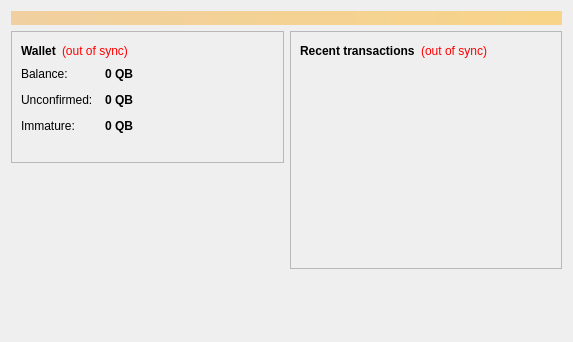
<?xml version="1.0" encoding="UTF-8"?>
<ui version="4.0">
 <class>OverviewPage</class>
 <widget class="QWidget" name="OverviewPage">
  <property name="geometry">
   <rect>
    <x>0</x>
    <y>0</y>
    <width>573</width>
    <height>342</height>
   </rect>
  </property>
  <property name="windowTitle">
   <string>Form</string>
  </property>
  <layout class="QVBoxLayout" name="topLayout">
   <item>
    <widget class="QLabel" name="labelAlerts">
     <property name="visible">
      <bool>false</bool>
     </property>
     <property name="styleSheet">
      <string notr="true">background-color: qlineargradient(x1: 0, y1: 0, x2: 1, y2: 0, stop:0 #F0D0A0, stop:1 #F8D488); color:#000000;</string>
     </property>
     <property name="wordWrap">
      <bool>true</bool>
     </property>
     <property name="margin">
      <number>3</number>
     </property>
    </widget>
   </item>
   <item>
    <layout class="QHBoxLayout" name="horizontalLayout" stretch="1,1">
     <item>
      <layout class="QVBoxLayout" name="verticalLayout_2">
       <item>
        <widget class="QFrame" name="frame">
         <property name="frameShape">
          <enum>QFrame::StyledPanel</enum>
         </property>
         <property name="frameShadow">
          <enum>QFrame::Raised</enum>
         </property>
         <layout class="QVBoxLayout" name="verticalLayout_4">
          <item>
           <layout class="QHBoxLayout" name="horizontalLayout_4">
            <item>
             <widget class="QLabel" name="label_5">
              <property name="font">
               <font>
                <weight>75</weight>
                <bold>true</bold>
               </font>
              </property>
              <property name="text">
               <string>Wallet</string>
              </property>
             </widget>
            </item>
            <item>
             <widget class="QLabel" name="labelWalletStatus">
              <property name="toolTip">
               <string>&lt;html&gt;&lt;head/&gt;&lt;body&gt;&lt;p&gt;The displayed information may be out of date. Your wallet automatically synchronizes with the Quarkbar network after a connection is established, but this process has not completed yet.&lt;/p&gt;&lt;/body&gt;&lt;/html&gt;</string>
              </property>
              <property name="styleSheet">
               <string notr="true">QLabel { color: red; }</string>
              </property>
              <property name="text">
               <string notr="true">(out of sync)</string>
              </property>
              <property name="alignment">
               <set>Qt::AlignLeading|Qt::AlignLeft|Qt::AlignVCenter</set>
              </property>
             </widget>
            </item>
            <item>
             <spacer name="horizontalSpacer_2">
              <property name="orientation">
               <enum>Qt::Horizontal</enum>
              </property>
              <property name="sizeHint" stdset="0">
               <size>
                <width>40</width>
                <height>20</height>
               </size>
              </property>
             </spacer>
            </item>
           </layout>
          </item>
          <item>
           <layout class="QFormLayout" name="formLayout_2">
            <property name="fieldGrowthPolicy">
             <enum>QFormLayout::AllNonFixedFieldsGrow</enum>
            </property>
            <property name="horizontalSpacing">
             <number>12</number>
            </property>
            <property name="verticalSpacing">
             <number>12</number>
            </property>
            <item row="0" column="0">
             <widget class="QLabel" name="label">
              <property name="text">
               <string>Balance:</string>
              </property>
             </widget>
            </item>
            <item row="0" column="1">
             <widget class="QLabel" name="labelBalance">
              <property name="font">
               <font>
                <weight>75</weight>
                <bold>true</bold>
               </font>
              </property>
              <property name="cursor">
               <cursorShape>IBeamCursor</cursorShape>
              </property>
              <property name="toolTip">
               <string>Your current balance</string>
              </property>
              <property name="text">
               <string notr="true">0 QB</string>
              </property>
              <property name="textInteractionFlags">
               <set>Qt::LinksAccessibleByMouse|Qt::TextSelectableByKeyboard|Qt::TextSelectableByMouse</set>
              </property>
             </widget>
            </item>
            <item row="1" column="0">
             <widget class="QLabel" name="label_3">
              <property name="text">
               <string>Unconfirmed:</string>
              </property>
             </widget>
            </item>
            <item row="1" column="1">
             <widget class="QLabel" name="labelUnconfirmed">
              <property name="font">
               <font>
                <weight>75</weight>
                <bold>true</bold>
               </font>
              </property>
              <property name="cursor">
               <cursorShape>IBeamCursor</cursorShape>
              </property>
              <property name="toolTip">
               <string>Total of transactions that have yet to be confirmed, and do not yet count toward the current balance</string>
              </property>
              <property name="text">
               <string notr="true">0 QB</string>
              </property>
              <property name="textInteractionFlags">
               <set>Qt::LinksAccessibleByMouse|Qt::TextSelectableByKeyboard|Qt::TextSelectableByMouse</set>
              </property>
             </widget>
            </item>
            <item row="2" column="0">
             <widget class="QLabel" name="labelImmatureText">
              <property name="text">
               <string>Immature:</string>
              </property>
             </widget>
            </item>
            <item row="2" column="1">
             <widget class="QLabel" name="labelImmature">
              <property name="font">
               <font>
                <weight>75</weight>
                <bold>true</bold>
               </font>
              </property>
              <property name="toolTip">
               <string>Mined balance that has not yet matured</string>
              </property>
              <property name="text">
               <string notr="true">0 QB</string>
              </property>
              <property name="textInteractionFlags">
               <set>Qt::LinksAccessibleByMouse|Qt::TextSelectableByKeyboard|Qt::TextSelectableByMouse</set>
              </property>
             </widget>
            </item>
           </layout>
          </item>
          <item>
           <widget class="QLabel" name="label_wallet_bgcoin">
            <property name="text">
             <string/>
            </property>
            <property name="pixmap">
             <pixmap resource="../bitcoin.qrc">:/images/wallet_bgcoin</pixmap>
            </property>
            <property name="scaledContents">
             <bool>false</bool>
            </property>
            <property name="alignment">
             <set>Qt::AlignCenter</set>
            </property>
            <property name="margin">
             <number>-2</number>
            </property>
           </widget>
          </item>
         </layout>
        </widget>
       </item>
       <item>
        <spacer name="verticalSpacer">
         <property name="orientation">
          <enum>Qt::Vertical</enum>
         </property>
         <property name="sizeHint" stdset="0">
          <size>
           <width>20</width>
           <height>40</height>
          </size>
         </property>
        </spacer>
       </item>
      </layout>
     </item>
     <item>
      <layout class="QVBoxLayout" name="verticalLayout_3">
       <item>
        <widget class="QFrame" name="frame_2">
         <property name="frameShape">
          <enum>QFrame::StyledPanel</enum>
         </property>
         <property name="frameShadow">
          <enum>QFrame::Raised</enum>
         </property>
         <layout class="QVBoxLayout" name="verticalLayout">
          <item>
           <layout class="QHBoxLayout" name="horizontalLayout_2">
            <item>
             <widget class="QLabel" name="label_4">
              <property name="text">
               <string>&lt;b&gt;Recent transactions&lt;/b&gt;</string>
              </property>
             </widget>
            </item>
            <item>
             <widget class="QLabel" name="labelTransactionsStatus">
              <property name="toolTip">
               <string>&lt;html&gt;&lt;head/&gt;&lt;body&gt;&lt;p&gt;The displayed information may be out of date. Your wallet automatically synchronizes with the Quarkbar network after a connection is established, but this process has not completed yet.&lt;/p&gt;&lt;/body&gt;&lt;/html&gt;</string>
              </property>
              <property name="styleSheet">
               <string notr="true">QLabel { color: red; }</string>
              </property>
              <property name="text">
               <string notr="true">(out of sync)</string>
              </property>
              <property name="alignment">
               <set>Qt::AlignRight|Qt::AlignTrailing|Qt::AlignVCenter</set>
              </property>
             </widget>
            </item>
            <item>
             <spacer name="horizontalSpacer">
              <property name="orientation">
               <enum>Qt::Horizontal</enum>
              </property>
              <property name="sizeHint" stdset="0">
               <size>
                <width>40</width>
                <height>20</height>
               </size>
              </property>
             </spacer>
            </item>
           </layout>
          </item>
          <item>
           <widget class="QListView" name="listTransactions">
            <property name="styleSheet">
             <string notr="true">QListView { background: transparent; }</string>
            </property>
            <property name="frameShape">
             <enum>QFrame::NoFrame</enum>
            </property>
            <property name="verticalScrollBarPolicy">
             <enum>Qt::ScrollBarAlwaysOff</enum>
            </property>
            <property name="horizontalScrollBarPolicy">
             <enum>Qt::ScrollBarAlwaysOff</enum>
            </property>
            <property name="selectionMode">
             <enum>QAbstractItemView::NoSelection</enum>
            </property>
           </widget>
          </item>
         </layout>
        </widget>
       </item>
       <item>
        <spacer name="verticalSpacer_2">
         <property name="orientation">
          <enum>Qt::Vertical</enum>
         </property>
         <property name="sizeHint" stdset="0">
          <size>
           <width>20</width>
           <height>40</height>
          </size>
         </property>
        </spacer>
       </item>
      </layout>
     </item>
    </layout>
   </item>
  </layout>
 </widget>
 <resources/>
 <connections/>
</ui>
